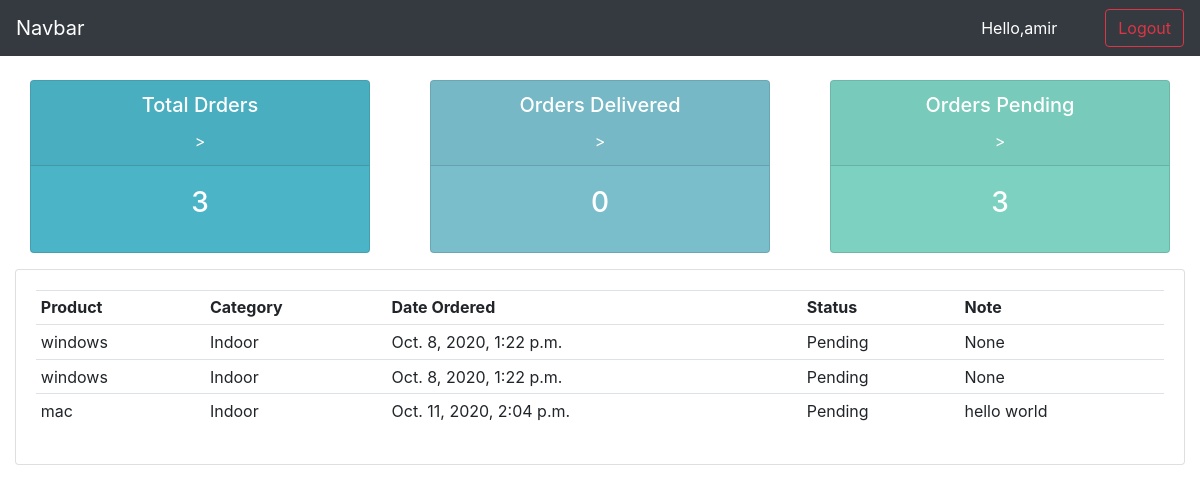
The app's page /accounts/profile/ (signed in) with its own data.
### accounts/models.py (models this page shows, shortened)
class Order(models.Model):
    STATUS_CHOICES = (
        ('Pending','Pending'),
        ('Out of Delivery','Out of Delivery'),
        ('Delivered','Delivered'),
    )
    customer = models.ForeignKey(Customer,null=True,on_delete=models.SET_NULL)
    product = models.ForeignKey(Product,null=True,on_delete=models.SET_NULL)
    date_created = models.DateTimeField(auto_now_add=True)
    status = models.CharField(max_length=20,null=True,choices=STATUS_CHOICES)
    note = models.CharField(max_length=200,null=True)
    tags = models.ManyToManyField(tag)

class Product(models.Model):
    CATEGORY_CHOICES = (
        ('Indoor','Indoor'),
        ('Outdoor','Outdoor')
    )
    name = models.CharField(max_length=200,null=True)
    price = models.IntegerField(null=True)
    category = models.CharField(max_length=20,null=True,choices=CATEGORY_CHOICES)
    description = models.CharField(max_length=200,null=True)
    date_created = models.DateTimeField(auto_now_add=True,null=True)

### accounts/decorators.py (the view)
        def wrapper_func(request,*args,**kwargs):
            if request.user.groups.exists():
                group = request.user.groups.all()[0].name
            if group in allowed_roles:
                return views_func(request,*args,**kwargs)
            else:
                return HttpResponse('You are not authorized to view')

### accounts/views.py (called while the page is built)
@login_required(login_url='accounts:login')
@allowed_users(allowed_roles=['customer'])
def profile(request):
    orders = request.user.customer.order_set.all()
    total_orders = orders.count()
    total_delivered = orders.filter(status='Delivered').count()
    total_pending = orders.filter(status='Pending').count()
    context={
        'orders':orders,
        'total_orders':total_orders,
        'total_delivered':total_delivered,
        'total_pending':total_pending,
        }
    return render(request,'accounts/user.html',context)

### accounts/templates/accounts/user.html
{% extends 'accounts/main.html' %}
{% block content %}
{% include 'accounts/status.html' %}
<div class="row">
    <div class="col">
        <div class="card card-body">
            <table class="table table-sm">
                <tr>
                    <th>Product</th>
                    <th>Category</th>
                    <th>Date Ordered</th>
                    <th>Status</th>
                    <th>Note</th>
                </tr>
                {% for order in orders %}
                    <tr>
                        <td> {{order.product.name}} </td>
                        <td> {{order.product.category}} </td>
                        <td> {{order.date_created}} </td>
                        <td> {{order.status}} </td>
                        <td> {{order.note}} </td>
                    </tr>
                {% endfor %}
            </table>
        </div>
    </div>
</div>
{% endblock %}

### accounts/templates/accounts/navbar.html (shortened to what this page needs)
<nav class="navbar navbar-expand-lg navbar-dark bg-dark">
    <a class="navbar-brand" href="#">Navbar</a>
    <span class="text-white mr-5">Hello,{{request.user}}</span>
    <span><a class='btn btn-outline-danger' href="{% url 'accounts:logout' %}">Logout</a></span>
  </nav>

### records on screen
Order: product.name "windows", product.category "Indoor", date_created "Oct. 8, 2020, 1:22 p.m.", status "Pending", note "None"
Order: product.name "windows", product.category "Indoor", date_created "Oct. 8, 2020, 1:22 p.m.", status "Pending", note "None"
Order: product.name "mac", product.category "Indoor", date_created "Oct. 11, 2020, 2:04 p.m.", status "Pending", note "hello world"

### other values on screen
{{ request.user }} "amir"
{{ total_orders }} "3"
{{ total_delivered }} "0"
{{ total_pending }} "3"
